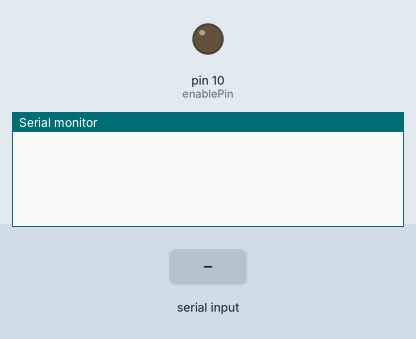
Recording of a sketch running on a simulated Arduino Uno, built with avr-gcc and run on an emulated ATmega328P. On the bench: output pins drawn as LEDs (lit = HIGH), the last lines printed to the serial monitor. The inputs (shaded band) are chosen by the test bench.

Above: at 1.2 s.
1.3 s: "90,45\n" received over Serial
At 2.1 s:
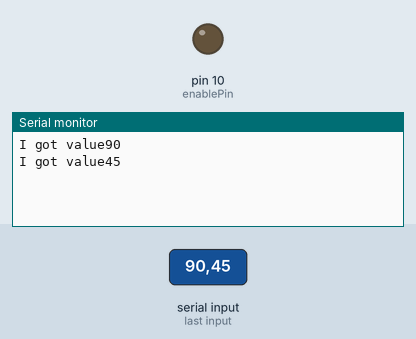
2.8 s: "14\n" received over Serial
At 3.5 s:
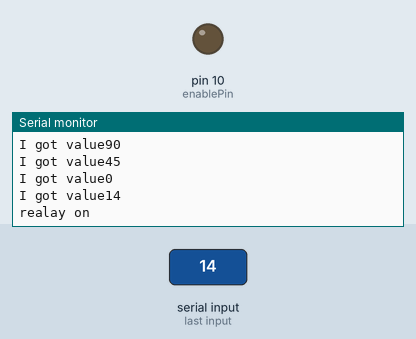
Timing chart, 0 to 5.8 s (numbered marks = the images above; inputs shaded):
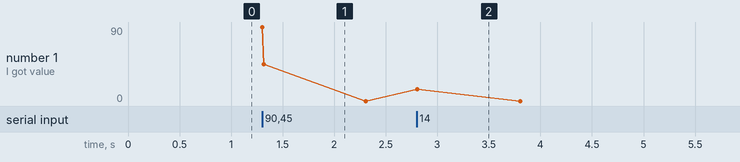

The sketch:

rs_receiver.ino
```cpp
int enablePin = 10;
void setup()
{
  Serial.begin(9600);                   // initialize serial at baudrate 9600:
  pinMode(enablePin, OUTPUT);
  digitalWrite(enablePin, LOW);
}
void loop()
{
  while (Serial.available())                   //While have data at Serial port this loop executes
     {
        int pwmval = Serial.parseInt();            //Receive INTEGER value from Master throught RS-485
        Serial.print("I got value");
        Serial.println(pwmval);
        if(pwmval == 14)
        {
          Serial.println("realay on");
          }
    }
 }
```

Measured:
- after the input at 1.3 s, the serial monitor: prints a new line at once (image 1)
- after the input at 2.8 s, the serial monitor: prints a new line at once (image 2)
